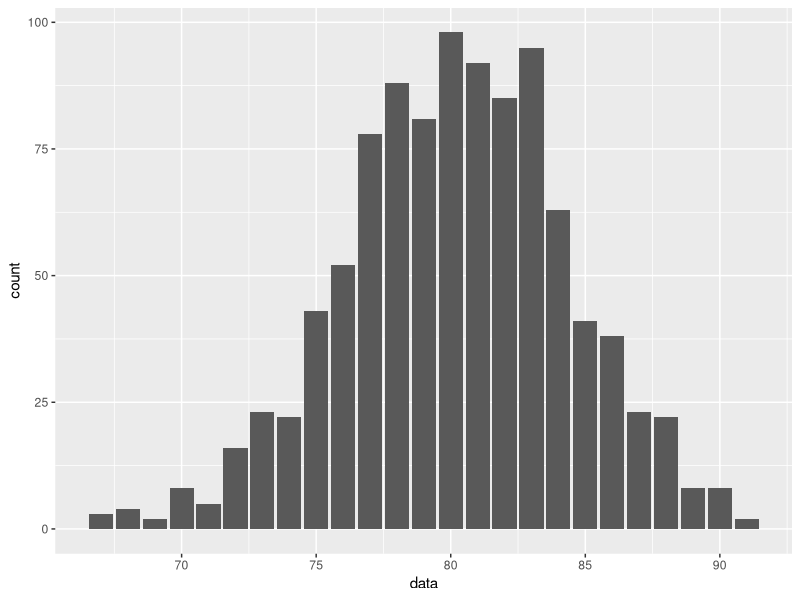

Here is the R script that generated this plot:
## ---- chunk 1
library(tidyverse)
## ---- chunk 2
num_simulations = 1000
num_freethrows = 100
probability = 0.8
data = rbinom(num_simulations, num_freethrows, probability)
## ---- chunk 3
ggplot(NULL, aes(x = data)) +
  geom_bar()
